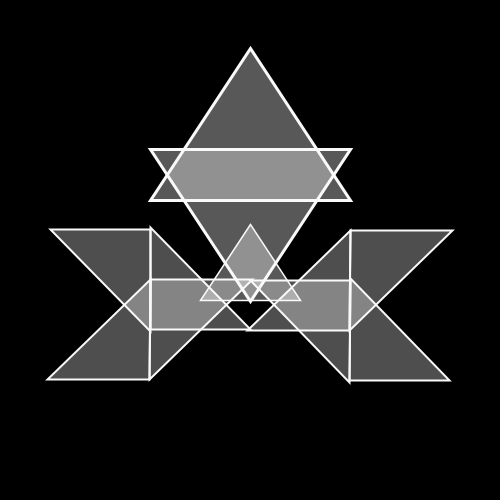
Frame 1 (no input)
Frame 60 (the mouse pressed at the canvas centre just before this capture): identical to frame 1, image omitted
Frame 120 (the mouse held since frame 60 and released just before this capture): identical to frame 1, image omitted

The Processing sketch that drew this single still picture (run headless with seeded random() and noise(); from frame 60 on, the mouse is pressed at the canvas centre):

// Processing sketch: processing_85197
// ── processing_85197.pde

void setup ()
{size (500,500);}

void draw()
{ background(0);

stroke(250);
strokeWeight(3);
fill(250,90);
triangle(150, 200, 250, 48, 350, 200);
translate(125,200);
scale(0.5);
triangle(150, 200, 250, 48, 350, 200);
scale(2);
translate(375,150);
rotate(radians(180));
triangle(150, 200, 250, 48, 350, 200);

translate(500,-80);
rotate(radians(90));
stroke(250);
strokeWeight(2);
fill(250,80);
triangle(50, 150, 50, 48, 150, 150);
translate(50,200);
rotate(radians(270));
triangle(50, 150, 50, 48, 150, 150);
translate(-50,-50);
stroke(250);
strokeWeight(2);
fill(250,80);
translate(-50,200);
rotate(radians(270));
triangle(50, 150, 50, 48, 150, 150);
translate(-50,200);
rotate(radians(270));
triangle(50, 150, 50, 48, 150, 150);

translate(400,0.5);
rotate(radians(90));
stroke(250);
strokeWeight(2);
fill(250,80);
triangle(50, 150, 50, 48, 150, 150);
translate(50,200);
rotate(radians(270));
triangle(50, 150, 50, 48, 150, 150);
translate(-50,-50);
stroke(250);
strokeWeight(2);
fill(250,80);
translate(-50,200);
rotate(radians(270));
triangle(50, 150, 50, 48, 150, 150);
translate(-50,200);
rotate(radians(270));
triangle(50, 150, 50, 48, 150, 150);
}
